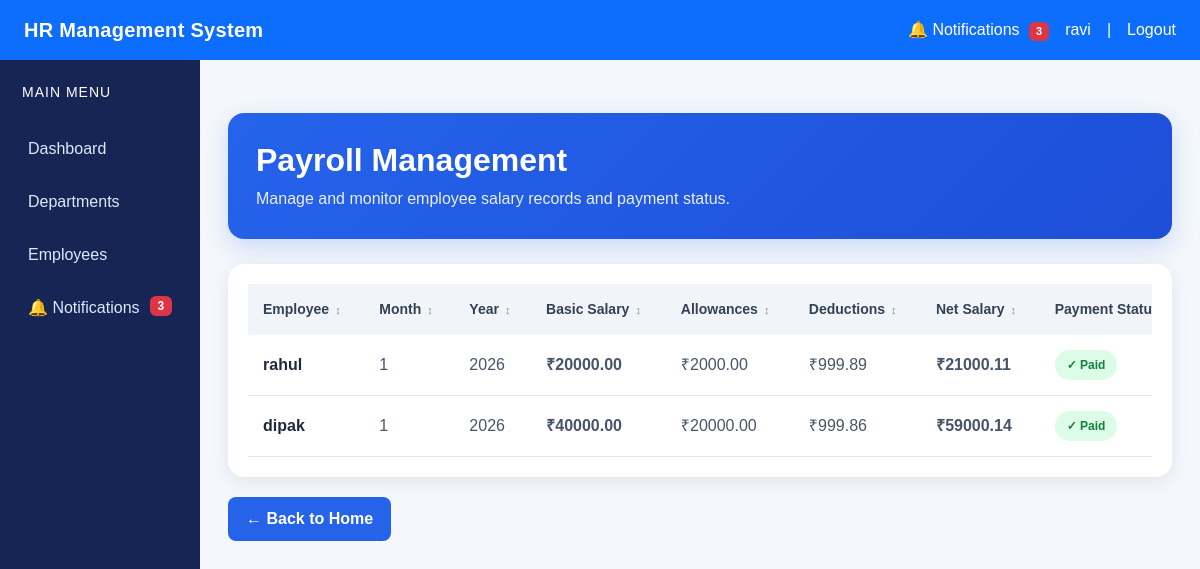
The page /payroll/ (signed in) on the database its author committed.
### payroll/models.py (models this page shows, shortened)
class Payroll(models.Model):
    employee = models.ForeignKey(
        User,
        on_delete=models.CASCADE,
        related_name='payroll_records'
    )
    month = models.PositiveSmallIntegerField(
        validators=[
            MinValueValidator(1),
            MaxValueValidator(12)
        ]
    )
    year = models.PositiveSmallIntegerField(
        validators=[
            MinValueValidator(2000),
            MaxValueValidator(2100)
        ]
    )
    basic_salary = models.DecimalField(
        max_digits=10,
        decimal_places=2,
        validators=[MinValueValidator(0)]
    )
    allowances = models.DecimalField(
        max_digits=10,
        decimal_places=2,
        default=0,
        validators=[MinValueValidator(0)]
    )
    deductions = models.DecimalField(
        max_digits=10,
        decimal_places=2,
        default=0,
        validators=[MinValueValidator(0)]
    )
    net_salary = models.DecimalField(
        max_digits=10,
        decimal_places=2,
        default=0
    )
    payment_date = models.DateField(
        null=True,
        blank=True
    )
    is_paid = models.BooleanField(default=False)
    created_at = models.DateTimeField(auto_now_add=True)
    class Meta:
        ordering = ['-year', '-month']
        constraints = [
            models.UniqueConstraint(
                fields=['employee', 'month', 'year'],
                name='unique_employee_payroll_month'
            )
        ]

### payroll/views.py (the view)
# urls.py: path('', views.payroll_list, name='payroll_list'),
@login_required
def payroll_list(request):
    if not is_hr_or_admin(request.user):
        raise PermissionDenied
    payrolls = Payroll.objects.select_related(
        'employee'
    ).all().order_by('-year', '-month')
    return render(
        request,
        'payroll/payroll_list.html',
        {
            'payrolls': payrolls
        }
    )

### notifications/context_processors.py (called while the page is built)
def notification_count(request):
    if request.user.is_authenticated:
        unread_count = Notification.objects.filter(
            user=request.user,
            is_read=False
        ).count()
        return {
            'unread_notifications_count': unread_count
        }
    return {
        'unread_notifications_count': 0
    }

### payroll/views.py (called while the page is built)
def is_hr_or_admin(user):
    return (
        user.is_authenticated
        and hasattr(user, 'profile')
        and user.profile.role in ['ADMIN', 'HR']
    )

### templates/payroll/payroll_list.html (shortened to what this page needs)
{% extends 'base.html' %}
{% block content %}
<div class="container payroll-page">
    <div class="payroll-header">
        <h2>Payroll Management</h2>
        <p>
            Manage and monitor employee salary records and payment status.
        </p>
    </div>
    <div class="payroll-card">
        <div class="table-responsive">
            <table class="payroll-table">
                <thead>
                    <tr>
                        <th>Employee</th>
                        <th>Month</th>
                        <th>Year</th>
                        <th>Basic Salary</th>
                        <th>Allowances</th>
                        <th>Deductions</th>
                        <th>Net Salary</th>
                        <th>Payment Status</th>
                    </tr>
                </thead>
                <tbody>
                    {% for item in payrolls %}
                    <tr>
                        <td>
                            <span class="employee-name">
                                {{ item.employee.username }}
                            </span>
                        </td>
                        <td>
                            {{ item.month }}
                        </td>
                        <td>
                            {{ item.year }}
                        </td>
                        <td class="salary">
                            ₹{{ item.basic_salary }}
                        </td>
                        <td>
                            ₹{{ item.allowances }}
                        </td>
                        <td>
                            ₹{{ item.deductions }}
                        </td>
                        <td class="net-salary">
                            ₹{{ item.net_salary }}
                        </td>
                        <td>
                            {% if item.is_paid %}
                                <span class="status paid">
                                    ✓ Paid
                                </span>
                            {% else %}
                                <span class="status unpaid">
                                    ✕ Unpaid
                                </span>
                            {% endif %}
                        </td>
                    </tr>
                    {% endfor %}
                </tbody>
            </table>
        </div>
    </div>
    <a href="/" class="back-btn">
        ← Back to Home
    </a>
</div>
{% endblock %}

### templates/base.html (shortened to what this page needs)
{% load static %}
<!DOCTYPE html>
<html lang="en">
<head>
    <link
        href="https://cdn.jsdelivr.net/npm/bootstrap@5.3.3/dist/css/bootstrap.min.css"
        rel="stylesheet"
    >
</head>
<body>
    <nav class="navbar navbar-dark bg-primary px-4">
        <a
            class="navbar-brand fw-bold"
            href="{% url 'dashboard' %}"
        >
            HR Management System
        </a>
        <div class="text-white d-flex align-items-center gap-3 flex-wrap">
            <a
                href="{% url 'notification_list' %}"
                class="text-white text-decoration-none"
            >
                🔔 Notifications
                {% if unread_notifications_count > 0 %}
                    <span class="badge bg-danger notification-badge">
                        {{ unread_notifications_count }}
                    </span>
                {% endif %}
            </a>
            <span>
                {{ request.user.username }}
            </span>
            <span>|</span>
            <a
                href="{% url 'logout' %}"
                class="text-white text-decoration-none"
            >
                Logout
            </a>
        </div>
    </nav>
    <div class="container-fluid">
        <div class="row">
            <aside class="col-md-2 sidebar">
                <h5 class="text-white mb-4">
                    MAIN MENU
                </h5>
                <a href="{% url 'dashboard' %}">
                    Dashboard
                </a>
                <a href="{% url 'department_list' %}">
                    Departments
                </a>
                <a href="{% url 'employee_list' %}">
                    Employees
                </a>
                <a href="{% url 'notification_list' %}">
                    🔔 Notifications
                    {% if unread_notifications_count > 0 %}
                        <span class="badge bg-danger float-end">
                            {{ unread_notifications_count }}
                        </span>
                    {% endif %}
                </a>
            </aside>
            <main class="col-md-10 main-content">
                {% block content %}
                {% endblock %}
            </main>
        </div>
    </div>
</body>
</html>

### templates/base.html (style rules this page uses)
body { background-color: #f4f7fb; font-family: Arial, sans-serif; margin: 0; }
.navbar { min-height: 60px; }
.navbar-brand { letter-spacing: 0.3px; }
.sidebar { min-height: 100vh; background: #172554; padding-top: 24px; }
.sidebar h5 { font-size: 14px; letter-spacing: 1px; padding-left: 10px; }
.sidebar a { display: block; color: #dbeafe; text-decoration: none; padding: 12px 16px; border-radius: 8px; margin-bottom: 5px; transition: background 0.2s ease, color 0.2s ease; }
.main-content { padding: 28px; min-height: calc(100vh - 60px); }
.notification-badge { font-size: 11px; padding: 4px 7px; margin-left: 5px; }

### templates/payroll/payroll_list.html (style rules this page uses)
.payroll-page { padding: 25px 0; }
.payroll-header { background: linear-gradient(135deg, #2563eb, #1d4ed8); color: white; padding: 28px; border-radius: 16px; margin-bottom: 25px; box-shadow: 0 8px 25px rgba(37, 99, 235, 0.20); }
.payroll-header h2 { margin: 0; font-weight: 700; }
.payroll-header p { margin: 8px 0 0; opacity: 0.9; }
.payroll-card { background: white; border-radius: 16px; padding: 20px; box-shadow: 0 5px 20px rgba(0, 0, 0, 0.08); }
.table-responsive { overflow-x: auto; }
.payroll-table { width: 100%; min-width: 950px; border-collapse: collapse; }
.payroll-table th { background: #f1f5f9; color: #334155; font-size: 14px; padding: 15px; text-align: left; white-space: nowrap; }
.payroll-table td { padding: 15px; border-bottom: 1px solid #e2e8f0; white-space: nowrap; color: #475569; }
.employee-name { font-weight: 600; color: #1e293b; }
.salary { font-weight: 600; color: #1e293b; }
.net-salary { font-weight: 700; color: #2563eb; }
.status { display: inline-block; padding: 6px 12px; border-radius: 20px; font-size: 12px; font-weight: 700; }
.paid { background: #dcfce7; color: #15803d; }
.back-btn { display: inline-block; margin-top: 20px; padding: 10px 18px; border-radius: 8px; background: #2563eb; color: white; text-decoration: none; font-weight: 600; }

### rows shown on the page
Payroll: employee.username "rahul", month "1", year "2026", basic_salary "20000.00", allowances "2000.00", deductions "999.89", net_salary "21000.11", is_paid "✓ Paid"
Payroll: employee.username "dipak", month "1", year "2026", basic_salary "40000.00", allowances "20000.00", deductions "999.86", net_salary "59000.14", is_paid "✓ Paid"

### other values the page prints
{{ unread_notifications_count }} "3"
{{ request.user.username }} "ravi"
